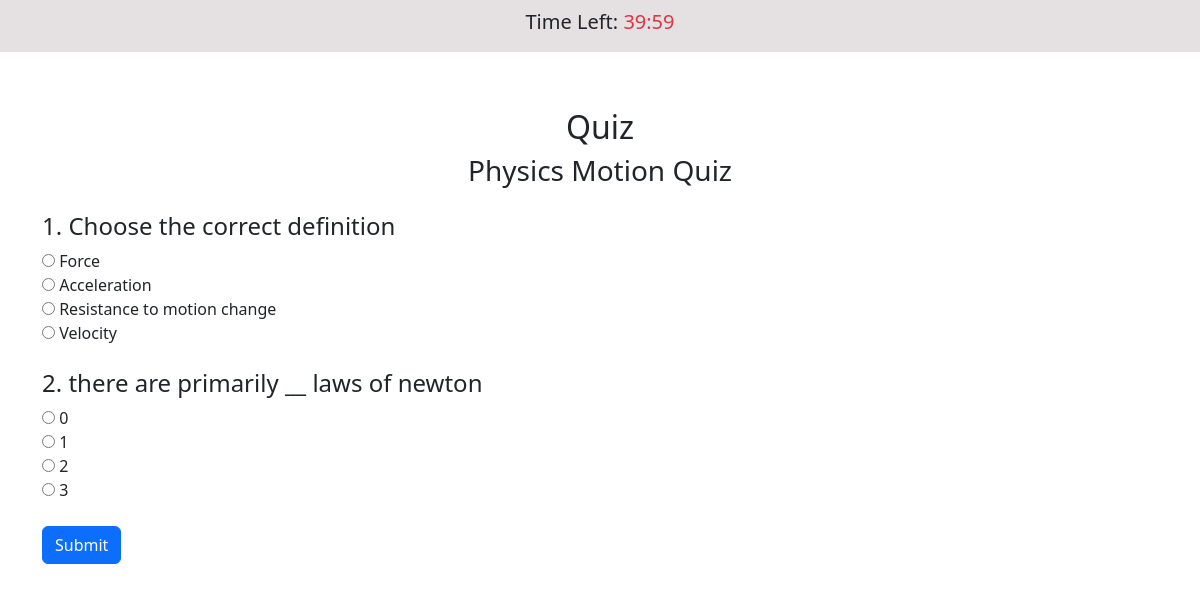
/user/attend/2, run on the app's committed database.
### model.py (models this page shows)
class Quiz(db.Model):
    __tablename__ = 'quizzes'
    id = db.Column(db.Integer, primary_key=True)
    chapter_id = db.Column(db.Integer, db.ForeignKey('chapters.id'), nullable=False)
    name=db.Column(db.String(20),nullable=False)
    date_of_quiz = db.Column(db.DateTime, nullable=False)
    time_duration = db.Column(db.String(10))
    description = db.Column(db.Text)
    chapter = db.relationship('Chapter', backref=db.backref('quizzes', lazy=True))

class Question(db.Model):
    __tablename__ = 'questions'
    id = db.Column(db.Integer, primary_key=True)
    quiz_id = db.Column(db.Integer, db.ForeignKey('quizzes.id'), nullable=False)
    chapter_id = db.Column(db.Integer, db.ForeignKey('chapters.id'), nullable=False)
    question_title=db.Column(db.String(200), nullable=False)
    question_statement = db.Column(db.Text, nullable=False)
    option1 = db.Column(db.String(200), nullable=False)
    option2 = db.Column(db.String(200), nullable=False)
    option3 = db.Column(db.String(200), nullable=False)
    option4 = db.Column(db.String(200), nullable=False)
    correct_option = db.Column(db.Integer, nullable=False)
    quiz = db.relationship('Quiz', backref=db.backref('questions', lazy=True))

### app.py (the view)
@app.route("/user/attend/<int:id>")
def atttendquz(id):
    data=Question.query.filter_by(quiz_id=id).all()
    quizdet=Quiz.query.filter_by(id=id).first()
    return render_template("attendquiz.html",data=data,quizdet=quizdet)

### templates/attendquiz.html (shortened to what this page needs)
<!DOCTYPE html>
<html lang="en">
<head>
    <link href="https://cdn.jsdelivr.net/npm/bootstrap@5.3.0/dist/css/bootstrap.min.css" rel="stylesheet">
</head>
<body>
    <div class="fixed-timer">
        <h5 class="text-dark">Time Left: <span id="timer" class="text-danger">{{quizdet.time_duration}}</span></h5>
    </div>
    <div class="container mt-5">
        <h2 class="text-center">Quiz</h2>
        <h3 class="text-center">{{quizdet.name}}</h3>
        <form id="quizForm" action="/submitquiz/{{quizdet.id}}" method="POST">
            {% for i in data %}
            <div class="mt-4">
                <h4>{{loop.index}}. {{i.question_statement}}</h4>
                <div>
                    <input type="radio" name="q{{i.id}}" value="1" > {{i.option1}}<br>
                    <input type="radio" name="q{{i.id}}" value="2"> {{i.option2}}<br>
                    <input type="radio" name="q{{i.id}}" value="3"> {{i.option3}}<br>
                    <input type="radio" name="q{{i.id}}" value="4"> {{i.option4}}<br>
                </div>
            </div>
            {% endfor %}
            <div class="mt-4">
                <button type="submit" class="btn btn-primary">Submit</button>
            </div>
        </form>
    </div>
</body>
</html>

### templates/attendquiz.html (style rules this page uses)
body { padding-top: 60px; }
.fixed-timer { position: fixed; top: 0; left: 0; width: 100%; background: #e5e0e1; color: #fff; padding: 10px 0; text-align: center; z-index: 1000; }

### data on the page
Quiz: name "Physics Motion Quiz"
Question: question_statement "Choose the correct definition", option1 "Force", option2 "Acceleration", option3 "Resistance to motion change", option4 "Velocity"
Question: question_statement "there are primarily __ laws of newton", option1 "0", option2 "1", option3 "2", option4 "3"
